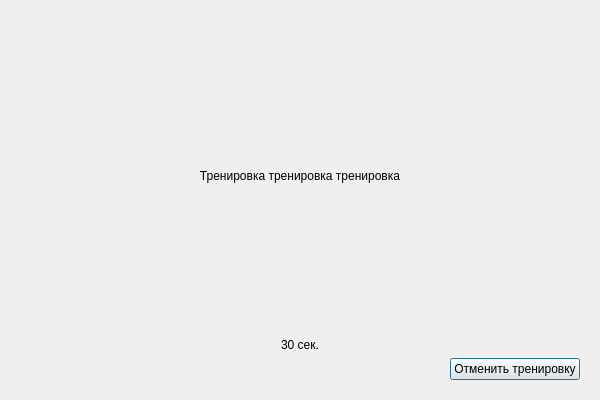
<?xml version="1.0" encoding="UTF-8"?>
<ui version="4.0">
 <class>Dialog</class>
 <widget class="QDialog" name="Dialog">
  <property name="geometry">
   <rect>
    <x>0</x>
    <y>0</y>
    <width>600</width>
    <height>400</height>
   </rect>
  </property>
  <property name="windowTitle">
   <string>Dialog</string>
  </property>
  <widget class="QWidget" name="verticalLayoutWidget">
   <property name="geometry">
    <rect>
     <x>20</x>
     <y>20</y>
     <width>560</width>
     <height>360</height>
    </rect>
   </property>
   <layout class="QVBoxLayout" name="verticalLayout">
    <item>
     <widget class="QLabel" name="trainname">
      <property name="layoutDirection">
       <enum>Qt::LayoutDirection::LeftToRight</enum>
      </property>
      <property name="styleSheet">
       <string notr="true">font: 700 26pt &quot;Segoe UI&quot;;</string>
      </property>
      <property name="text">
       <string>Тренировка тренировка тренировка</string>
      </property>
      <property name="textFormat">
       <enum>Qt::TextFormat::AutoText</enum>
      </property>
      <property name="alignment">
       <set>Qt::AlignmentFlag::AlignCenter</set>
      </property>
      <property name="wordWrap">
       <bool>true</bool>
      </property>
     </widget>
    </item>
    <item>
     <widget class="QLabel" name="traintime">
      <property name="sizePolicy">
       <sizepolicy hsizetype="Preferred" vsizetype="Fixed">
        <horstretch>0</horstretch>
        <verstretch>0</verstretch>
       </sizepolicy>
      </property>
      <property name="styleSheet">
       <string notr="true">font: 16pt &quot;Segoe UI&quot;;</string>
      </property>
      <property name="text">
       <string>30 сек.</string>
      </property>
      <property name="alignment">
       <set>Qt::AlignmentFlag::AlignHCenter|Qt::AlignmentFlag::AlignTop</set>
      </property>
     </widget>
    </item>
    <item alignment="Qt::AlignmentFlag::AlignRight">
     <widget class="QPushButton" name="canceltrain">
      <property name="sizePolicy">
       <sizepolicy hsizetype="Fixed" vsizetype="Fixed">
        <horstretch>0</horstretch>
        <verstretch>0</verstretch>
       </sizepolicy>
      </property>
      <property name="layoutDirection">
       <enum>Qt::LayoutDirection::LeftToRight</enum>
      </property>
      <property name="text">
       <string>Отменить тренировку</string>
      </property>
      <property name="autoDefault">
       <bool>true</bool>
      </property>
      <property name="default">
       <bool>false</bool>
      </property>
      <property name="flat">
       <bool>false</bool>
      </property>
     </widget>
    </item>
   </layout>
  </widget>
 </widget>
 <resources/>
 <connections/>
</ui>
